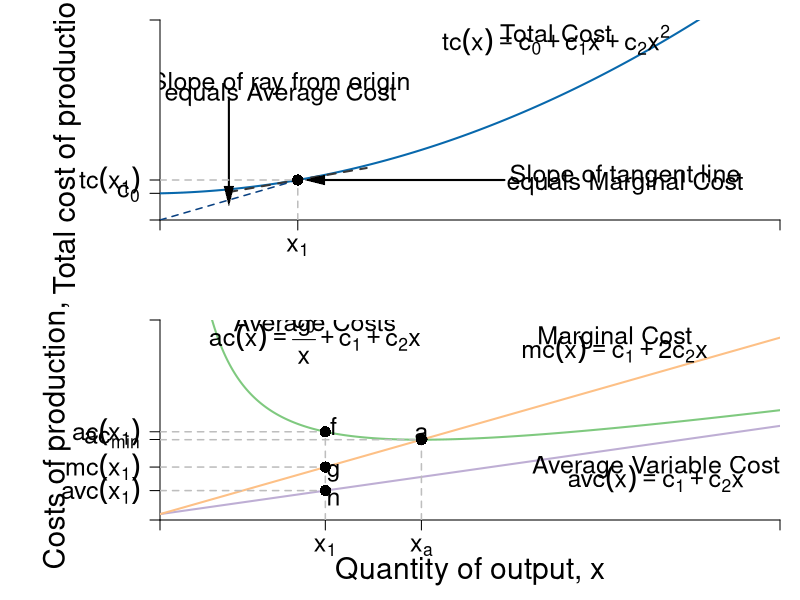

This chart was generated by the following R code:
#Graph Designer: Scott Cohn
#Authors: Bowles and Halliday
#Title: Microeconomics: Competition, Conflict and Coordination

require(shape)
pdf(file = "firmmarketsupply/tc_ac_mc_stacked.pdf", width = 9, height = 12)

#Set parameters for graphics
axislabelsize <- 1.8
labelsize <- 1.5
namesize <- 1.8
annotatesize <- 1.5
graphlinewidth <- 2
segmentlinewidth <- 1.5

COL <- c("#7fc97f", "#beaed4", "#fdc086", "#ffff99", "#386cb0", "#f0027f", "#bf5b17", "#666666")
COLA <- c("#99d8c9","#66c2a4","#41ae76", "#238b45", "#005824")
COLB <- c("#4eb3d3", "#2b8cbe", "#0868ac","#084081")

#Edited the margins to cater for the larger LHS labels
par(mar =  c(4, 8, 1, 1), mfrow = c(2, 1))


totalcost <- function(x, c0 = 10, c1 = 2, c2 = 0.5){
  c0 + c1*x + c2*x^2
}

avgcost <- function(x, c0 = 10, c1 = 2, c2 = 0.5){
  totalcost/x
}

avgvarcost <- function(x,  c1 = 0.05, c2 = 0.05){
  (c1*x + c2*x^2)/x
}

marginalcost <- function(x, c1 = 2, c2 = 0.5){
  c1 + 2*c2*x
}

mcline <- function(x, constant = 0.3181472, slope = 0.125){
  constant + slope*x
}

isocost <- function(l, c = 10, w = 1, r = 1) {
  c - (w/r)*l
}


isoquant <- function(l, alpha = 0.5, x = 5) {
  (x / l^alpha)^(1/(1 - alpha))
}

# total cost --------------------------------------------------------------


xlims <- c(0, 18)
ylims <- c(0, 15)

npts <- 501 
x <- seq(xlims[1], xlims[2], length.out = npts)
y <- seq(ylims[1], ylims[2], length.out = npts) 
a <- c(13, 16.75, 19.25)

plot(0, 0, xlim = xlims, ylim = ylims, type = "n",
     xlab = expression(paste("")),
     ylab = expression(paste("")), 
     xaxt = "n", 
     yaxt = "n", 
     cex.lab = axislabelsize, 
     bty = "n",
     xaxs = "i", 
     yaxs = "i")


ticksy <- c(0, 2, totalcost(x = 4, c0 = 2, c1 = 0.05, c2 = 0.05), ylims[2])
ylabels <- c(NA, expression(paste(c[0])), expression(paste(tc(x[1]))), NA)
ticksx <- c(0, 4, xlims[2])
xlabels <- c(NA, expression(paste(x[1])), NA)


axis(1, at = ticksx, pos = 0, labels = xlabels, cex.axis = labelsize)
axis(2, at = ticksy, pos = 0, labels = ylabels, las = 1, cex.axis = labelsize)

npts <- 500 
xx1 <- seq(xlims[1], xlims[2], length.out = npts)
xx3 <- seq(2, 6, length.out = npts)

lines(xx1, totalcost(xx1, c0 = 2, c1 = 0.05, c2 = 0.05), col = COLB[3], lwd = graphlinewidth)
lines(xx3, mcline(xx3, constant = totalcost(x = 4, c0 = 2, c1 = 0.05, c2 = 0.05) - 4*marginalcost(x = 4, c1 = 0.05, c2 = 0.05), slope = marginalcost(x = 4, c1 = 0.05, c2 = 0.05)), 
      col = "grey22", lty = 2, lwd = graphlinewidth)

#Label the axes
#mtext(expression(paste("Quantity of output, ", x)), side = 1, line = 2.5, cex = axislabelsize)
text(-2.7, 0.5*ylims[2], expression(paste("Total cost of production, ",tc)), xpd = TRUE, cex = axislabelsize, srt = 90) 

#Label the cost curve
text(11.5, 14, expression("Total Cost"), cex = annotatesize)
text(11.5, 13.5, expression(paste(tc(x) == c[0] + c[1]*x + c[2]*x^2)), cex = annotatesize)

#Average Cost
text(3.5, 10.2, expression(paste("Slope of ray from origin")), cex = annotatesize)
text(3.5, 9.4, expression(paste("equals Average Cost")), cex = annotatesize)
Arrows(2, 9, 2, 1.8, col = "black", lty = 1, lwd = 2, arr.type = "triangle", arr.lwd = 0.5)

#Marginal Cost
text(13.5, totalcost(x = 4, c0 = 2, c1 = 0.05, c2 = 0.05) + 0.3, expression(paste("Slope of tangent line")), cex = annotatesize)
text(13.5, totalcost(x = 4, c0 = 2, c1 = 0.05, c2 = 0.05) - 0.3, expression(paste("equals Marginal Cost")), cex = annotatesize)
Arrows(10, totalcost(x = 4, c0 = 2, c1 = 0.05, c2 = 0.05), 4.5, totalcost(x = 4, c0 = 2, c1 = 0.05, c2 = 0.05) , col = "black", lty = 1, lwd = 2, arr.type = "triangle", arr.lwd = 0.5)

#Draw segments for average cost
segments(0, totalcost(x = 4, c0 = 2, c1 = 0.05, c2 = 0.05), 4, totalcost(x = 4, c0 = 2, c1 = 0.05, c2 = 0.05), lty = 2, col = "gray" , lwd = segmentlinewidth)
segments(4, 0, 4, totalcost(x = 4, c0 = 2, c1 = 0.05, c2 = 0.05), lty = 2, col = "gray" , lwd = segmentlinewidth)
segments(0, 0, 4, totalcost(x = 4, c0 = 2, c1 = 0.05, c2 = 0.05), lty = 2, col = COLB[4] , lwd = segmentlinewidth)
points(4, totalcost(x = 4, c0 = 2, c1 = 0.05, c2 = 0.05), pch = 16, col = "black", cex = 1.5)


# ac & mc -----------------------------------------------------------------

avgcost <- function(x,  c0 = 2, c1 = 0.05, c2 = 0.05){
  (c0 + c1*x + c2*x^2)/x
}

avgvarcost <- function(x,  c1 = 0.05, c2 = 0.05){
  (c1*x + c2*x^2)/x
}

marginalcost <- function(x, c1 = 0.05, c2 = 0.05){
  c1 + 2*c2*x
}

mcline <- Mpline <- function(x, constant = 0.3181472, slope = 0.125){
  constant + slope*x
}

xlims <- c(0, 15)
ylims <- c(0, 1.7)

npts <- 501 
x <- seq(xlims[1], xlims[2], length.out = npts)
y <- seq(ylims[1], ylims[2], length.out = npts) 
a <- c(13, 16.75, 19.25)

plot(0, 0, xlim = xlims, ylim = ylims, type = "n",
     xlab = expression(paste("")),
     ylab = expression(paste("")), 
     xaxt = "n", 
     yaxt = "n", 
     cex.lab = axislabelsize, 
     bty = "n",
     xaxs = "i", 
     yaxs = "i")


ticksy <- c(0, avgvarcost(x = 4), marginalcost(x = 4), avgcost(6.82456), avgcost(x = 4), ylims[2])
ylabels <- c(NA, expression(paste(avc(x[1]))), expression(paste(mc(x[1]))), expression(paste(ac[min])), expression(paste(ac(x[1]))), NA)
ticksx <- c(0, 4, 6.32456, xlims[2])
xlabels <- c(NA, expression(paste(x[1])), expression(paste(x[a])), NA)


axis(1, at = ticksx, pos = 0, labels = xlabels, cex.axis = labelsize)
axis(2, at = ticksy, pos = 0, labels = ylabels, las = 1, cex.axis = labelsize)

npts <- 500 
xx1 <- seq(xlims[1], xlims[2], length.out = npts)
xx3 <- seq(4, 8, length.out = npts)

lines(xx1, avgcost(xx1, c0 = 2, c1 = 0.05, c2 = 0.05), col = COL[1], lwd = graphlinewidth)
lines(xx1, avgvarcost(xx1, c1 = 0.05, c2 = 0.05), col = COL[2], lwd = graphlinewidth)
lines(xx1, marginalcost(xx1, c1 = 0.05, c2 = 0.05), col = COL[3], lwd = graphlinewidth)

#Label the axes
mtext(expression(paste("Quantity of output, ", x)), side = 1, line = 2.5, cex = axislabelsize)
text(-2.5, 0.5*ylims[2], expression(paste("Costs of production, ",tc)), xpd = TRUE, cex = axislabelsize, srt = 90) 

#Label the cost curve
text(12.5, 14, expression("Total Cost"), cex = labelsize)
text(12.5, 13.5, expression(paste(tc(x) == c[0] + c[1]*x + c[2]*x^2)), cex = annotatesize)

#Average Cost
text(3.75, avgcost(x = 3.2) + 0.825, expression(paste("Average Costs")), cex = labelsize)
text(3.75, avgcost(x = 3.2) + 0.7, expression(paste(ac(x) == frac(c[0],x) + c[1] + c[2]*x)), cex = annotatesize)

#Average cost minimum
segments(0, avgcost(x = 6.32456), 6.32456, avgcost(x = 6.32456), lty = 2, col = "gray" , lwd = segmentlinewidth)
segments(6.32456, 0, 6.32456, avgcost(x = 6.32456), lty = 2, col = "gray" , lwd = segmentlinewidth)
text(6.32456, avgcost(x = 6.32456) + 0.05, expression(paste("a")), cex = annotatesize)
points(6.32456, avgcost(x = 6.32456), pch = 16, col = "black", cex = 1.5)


#Marginal Cost
text(11, marginalcost(x = 12) + 0.3, expression(paste("Marginal Cost")), cex = annotatesize)
text(11, marginalcost(x = 12) + 0.2, expression(paste(mc(x) == c[1] + 2*c[2]*x)), cex = annotatesize)

#Average Variable Cost
text(12, avgvarcost(x = 12) - 0.2, expression(paste("Average Variable Cost")), cex = annotatesize)
text(12, avgvarcost(x = 12) - 0.3, expression(paste(avc(x) == c[1] + c[2]*x)), cex = annotatesize)


#Draw segments for average cost
segments(0, avgcost(x = 4, c0 = 2, c1 = 0.05, c2 = 0.05), 4, avgcost(x = 4, c0 = 2, c1 = 0.05, c2 = 0.05), lty = 2, col = "gray" , lwd = segmentlinewidth)
segments(4, 0, 4, avgcost(x = 4), lty = 2, col = "gray" , lwd = segmentlinewidth)
segments(0, marginalcost(x = 4), 4, marginalcost(x = 4), lty = 2, col = "gray" , lwd = segmentlinewidth)
segments(0, avgvarcost(x = 4), 4, avgvarcost(x = 4), lty = 2, col = "gray" , lwd = segmentlinewidth)
points(4, avgcost(x = 4, c0 = 2, c1 = 0.05, c2 = 0.05), pch = 16, col = "black", cex = 1.5)

text(4.2, avgcost(x = 4) + 0.05, expression(paste("f")), cex = labelsize)
points(4, avgcost(x = 4), pch = 16, col = "black", cex = 1.5)

text(4.2, marginalcost(x = 4) - 0.05, expression(paste("g")), cex = labelsize)
points(4, marginalcost(x = 4), pch = 16, col = "black", cex = 1.5)

text(4.2, avgvarcost(x = 4) - 0.05, expression(paste("h")), cex = labelsize)
points(4, avgvarcost(x = 4), pch = 16, col = "black", cex = 1.5)



dev.off()
